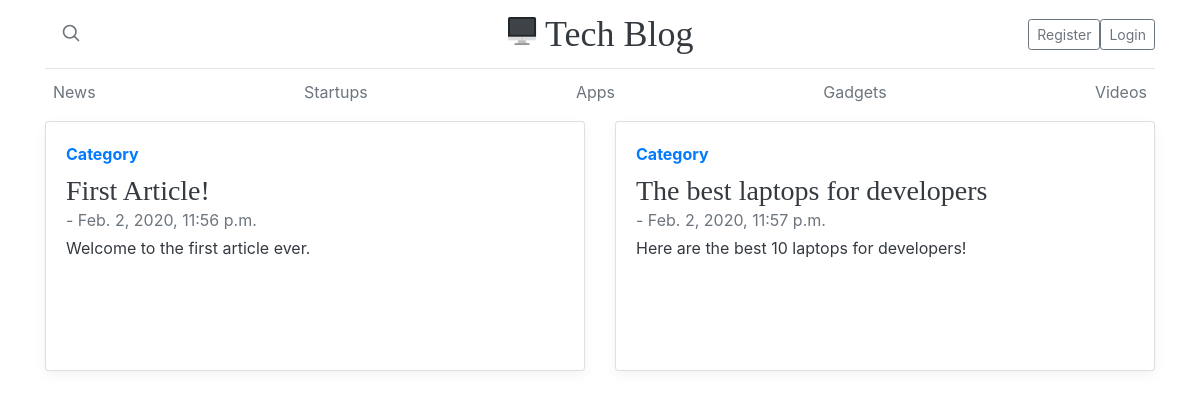
/, run on an earlier commit of the app's database.
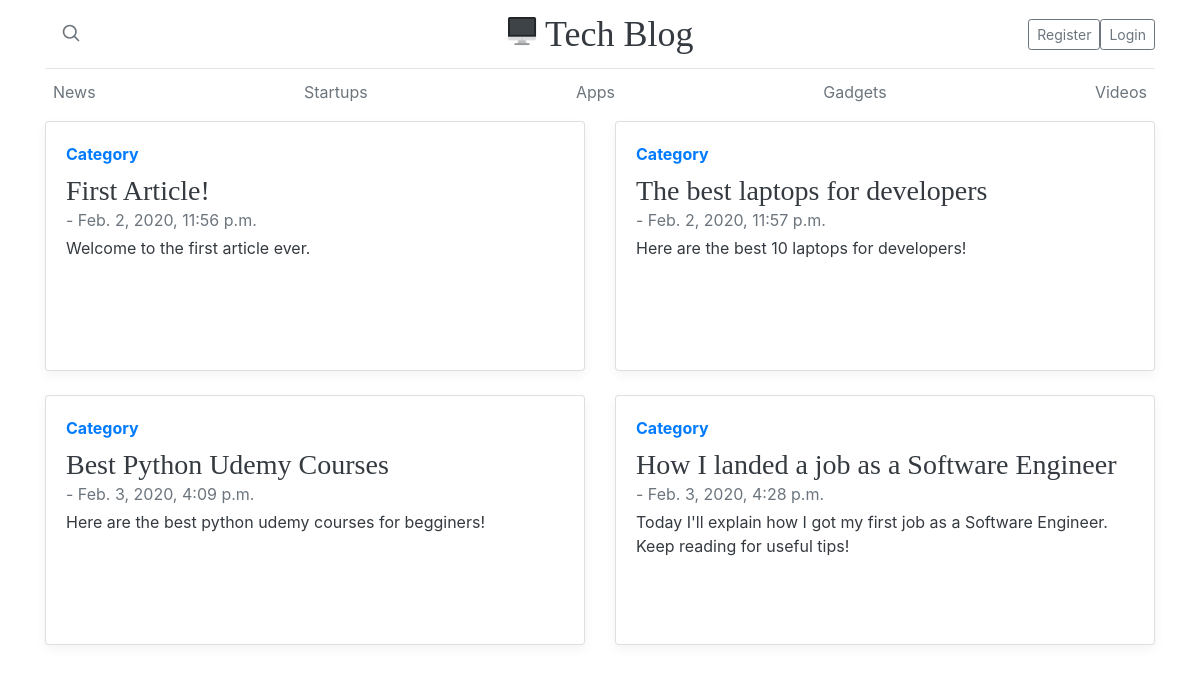
And on a later commit of the database.
### articles/models.py (models this page shows)
class Article(models.Model):
    title = models.CharField(max_length=96)
    content = models.TextField()
    publish_date = models.DateTimeField(default=datetime.now)
    thumbnail_url = models.URLField(null=True)
    author = models.ForeignKey(settings.AUTH_USER_MODEL, on_delete=models.CASCADE, null=True)
    def get_absolute_url(self):
        return reverse("articles:article-detail", kwargs={"id": self.id})

### articles/views.py (the view)
# urls.py: path('', ArticleListView.as_view(), name='article-list'),
class ArticleListView(ListView):
    template_name = 'articles/article_list.html'
    queryset = Article.objects.all()

### articles/templates/articles/article_list.html (shortened to what this page needs)
{% extends 'base.html' %}
{% load static %}
{% block content %}
{% for instance in object_list %}
<div class="col-md-6">
    <div class="card flex-md-row mb-4 box-shadow h-md-250">
        <div class="card-body d-flex flex-column align-items-start">
            <strong class="d-inline-block mb-2 text-primary">Category</strong>
            <h3 class="mb-0">
                <a class="text-dark" href="{{ instance.get_absolute_url }}">{{ instance.title }}</a>
            </h3>
            <div class="mb-1 text-muted">{{ instance.author.username }} - {{ instance.publish_date }}</div>
            <a class="text-dark" href="{{ instance.get_absolute_url }}">
                <p class="card-text mb-auto">{{ instance.content|truncatechars:128}}</p>
            </a>
        </div>
    </div>
</div>
{% endfor %}
{% endblock %}

What changed in the data, as far as the page shows it:
added Article: title "Best Python Udemy Courses", publish_date "Feb. 3, 2020, 4:09 p.m.", content "Here are the best python udemy courses for begginers!"
added Article: title "How I landed a job as a Software Engineer", publish_date "Feb. 3, 2020, 4:28 p.m.", content "Today I'll explain how I got my first job as a Software Engineer. Keep reading for useful tips!"
